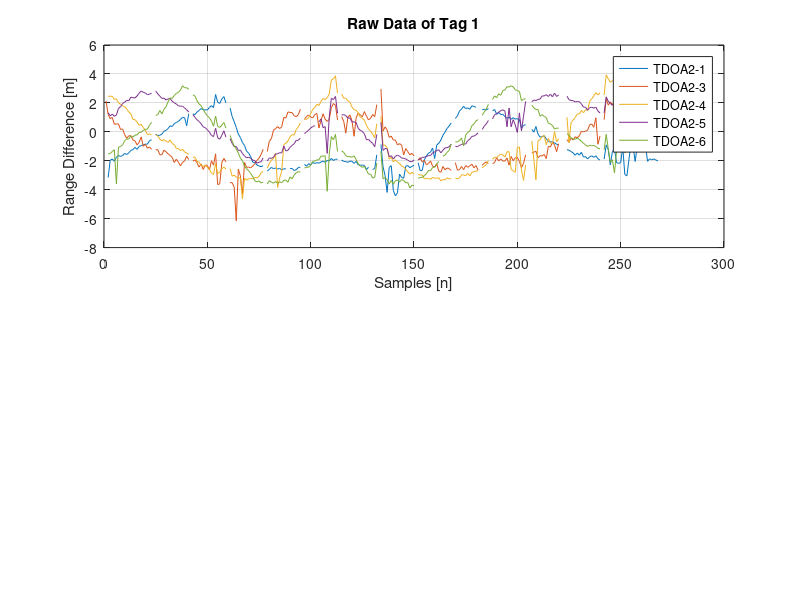

This figure's MATLAB source: (Note: this script raises an error after producing the figure.)
clear all, clc, close all


% Loading data
load("Project_data.mat")

parameters.xmin = (floor(min(AP(:,1))) - 1); parameters.ymin = (floor(min(AP(:,2))) - 1);
parameters.xmax =  (ceil(max(AP(:,1))) + 1); parameters.ymax =  (ceil(max(AP(:,2))) + 1);
parameters.numberOfAP = size(AP,1);
parameters.samplingTime=0.1;
AP = AP(:,1:2); % Removes Z axis

% Z-Score or Standard Score: Calculate the Z-score for each data. High Z
% point means it is a outlier

tag = 1;
% To display data before pre-process and after
subplot(2,1,1)
for j = 1:5
    plot(rho{tag}(j,:))
    hold on
end
grid on
legend('TDOA2-1','TDOA2-3','TDOA2-4','TDOA2-5','TDOA2-6')
title("Raw Data of Tag 1")
ylabel("Range Difference [m]")
xlabel("Samples [n]")

%% Preprocess
for i=1:4
    z_scores = zscore(rho{i});
    threshold = 2;

    % Identify and replace outliers with NaN values
    rho{i}(abs(z_scores) > threshold) = NaN;

    % To fill NaN values
    ranges{i,1}= inpaint_nans(rho{i});

end
%% Data display
subplot(2,1,2)
for j = 1:5
    plot(ranges{tag}(j,:))
    hold on
end
grid on
title("Processed Data of Tag 1")
legend('TDOA2-1','TDOA2-3','TDOA2-4','TDOA2-5','TDOA2-6')
ylabel("Range Difference [m]")
xlabel("Samples [n]")
%% Calculating standard deviation for each array in the cells
parameters.sigmaTDOA  = cellfun(@(x) std(x, 0, 2), ranges, 'UniformOutput', false);


%% Creating a grid of evaluation points to sample the scenario from Lab1
x = linspace( parameters.xmin , parameters.xmax , 100);
y = linspace( parameters.ymin , parameters.ymax , 100);

parameters.numberOfTags = size(ranges,1);
likelihood = zeros(parameters.numberOfTags, parameters.numberOfAP , length(x) , length(y) );
meansArray = zeros(parameters.numberOfTags, 2);
for tag = 1:4
    uhat = zeros(size(ranges{tag},2),2);
    for t= 1: size(ranges{tag},2)
        for a = 1:6
            % evaluate the likelihood in each evaluation point
            for i = 1:1:length(x)
                for j = 1:1:length(y)
                    if a~=2
                        if a == 1
                            likelihood(tag,a,i,j) =evaluateLikelihoodTDOA ( parameters.sigmaTDOA{tag}(a) , ranges{tag}(a,t), AP(2,:) , AP(a,:) , [x(i) , y(j)]);
                        else
                            likelihood(tag,a-1,i,j) =evaluateLikelihoodTDOA ( parameters.sigmaTDOA{tag}(a-1) , ranges{tag}(a-1,t), AP(2,:) , AP(a,:) , [x(i) , y(j)]);
                        end
                    end

                end %j
            end %i
        end %a
        %% Computing the maximum likelihood and plot it
        maximumLikelihood = ones(length(x),length(y));

        for a= [1 3 4 5 6]
            if a == 1
                maximumLikelihood = maximumLikelihood .* squeeze(likelihood(tag,a,:,:));
            else
                maximumLikelihood = maximumLikelihood .* squeeze(likelihood(tag,a-1,:,:));
            end
        end
        %  plotMaximumlikelihood( parameters, AP , x , y , maximumLikelihood , 'TDOA')

        %% Evaluating the UE estimated position
        maxValue = max( maximumLikelihood(:));
        [xhat , yhat] = find(maximumLikelihood == maxValue);
        uhat(t,1) = x(xhat(1));
        uhat(t,2) = y(yhat(1));
    end %t
    for i = 1:parameters.numberOfTags
        meansArray(tag,:) = mean(uhat(1:end,:),1);
    end
    locations{tag} = uhat;
end %tag

%% Loading data if needed
%load('workspace2.mat')
%% Low pass filter
sigma = 3;  % Standard deviation of the Gaussian kernel

for tag = 1:4
    for i=1:2
        array = locations{tag}(:,i);
        locations{tag}(:,i) = imgaussfilt(array, sigma);
    end
end

%% Ploting Tracks
markerSize = 10; % Adjust the size according to your preference
for ap = 1:6
    plot(AP(ap, 1), AP(ap, 2),  '^', 'MarkerSize', markerSize, 'MarkerFaceColor', 'red','HandleVisibility', 'off')
    hold on
end
rectangle('Position', [min(AP(:,1)) min(AP(:,2)) max(AP(:,1))-min(AP(:,1)) max(AP(:,2))-min(AP(:,2))], 'EdgeColor', 'blue', 'LineWidth', 2);

for tag = 1:4
    plot(locations{tag}(:,1), locations{tag}(:,2))
    legend
    hold on
end
legend('Tag 1', 'Tag 2', 'Tag 3', 'Tag 4')
xlabel('m')
ylabel('m')
grid on

%% EKF with Random Walk and Random Force
% EKF with Random Walk Model (position estimates)
parameters.sigma_v = 0.25;
T = 0.1; % Sampling Time

% Motion model
F = eye(2);
Q = (T*parameters.sigma_v)^2 * eye(2);

parameters.UE_init = [10, 10];
parameters.UE_init_COV = diag([100^2 100^2]);

fig = figure;
fig.WindowState = 'maximized';
for i = 1:parameters.numberOfTags
    tic
    R = diag(parameters.sigmaTDOA{i}(1:end));
    parameters.simulationTime = size(ranges{i},2);
    x_hat = EKF(parameters, AP, F, Q, R, ranges{i}, "Random Walk");
    ekfRW_ev_time(i) = toc;
    subplot(2,1,1)
    plot(x_hat(:,1), x_hat(:,2)), hold on

    % distance error
    DeltaPosition_KF = meansArray(i,:) - x_hat(1:end,1:2); a = 1;
    err_KF = sqrt( sum ( DeltaPosition_KF.^2,2 ) );
    t = a*parameters.samplingTime:parameters.samplingTime:parameters.samplingTime*parameters.simulationTime;

    subplot(2,1,2)
    plot(t , err_KF ), hold on
end
subplot(2,1,1)
grid minor
xlabel('x [m]'); ylabel('y [m]');
title('Tracking with EKF - Random Walk Model');
legend('Tag 1', 'Tag 2', 'Tag 3', 'Tag 4');
subplot(2,1,2)
grid minor
xlabel('time [s]'), ylabel('m'), title('Position Error for the Final Position');
legend('Tag 1', 'Tag 2', 'Tag 3', 'Tag 4');


%% EKF with Random Force Model (position + velocity estimates)
parameters.sigma_a = 0.05; % std of random accelaration
% Motion model
F = [1, 0, T, 0;
    0, 1, 0, T;
    0, 0, 1, 0
    0, 0, 0, 1];
L = [0.5*T^2 0; 0 0.5*T^2; T 0; 0 T];
Q = parameters.sigma_a^2 * (L * L');

parameters.UE_init = [10, 10, 0, 0];
parameters.UE_init_COV = diag([10000^2 10000^2 100^2 100^2]);
fig = figure;
fig.WindowState = 'maximized';
for i = 1:parameters.numberOfTags

    tic
    R = diag(parameters.sigmaTDOA{i}(1:end));
    parameters.simulationTime = size(ranges{i},2);
    x_hat = EKF(parameters, AP, F, Q, R, ranges{i}, "Random Force");
    ekfRF_ev_time(i) = toc;

    subplot(3,1,1)
    plot(x_hat(:,1), x_hat(:,2))
    title(sprintf('EKF - Random Force: Position Estimate '))
    xlabel('x [m]')
    ylabel('y [m]')
    grid minor
    legend('Tag 1', 'Tag 2', 'Tag 3', 'Tag 4')
    hold on

    t = parameters.samplingTime:parameters.samplingTime:parameters.samplingTime*parameters.simulationTime;
    subplot(3,1,2)
    plot(t, x_hat(:,3)), hold on
    plot(t, x_hat(:,4))
    xlabel('time [s]')
    ylabel('velocity [m/s]')
    legend('tag1 v_x',' tag1 v_y','tag2 v_x',' tag2 v_y','tag3 v_x',' tag3 v_y','tag4 v_x',' tag4 v_y')
    title(sprintf('EKF - Random Force: Velocity Estimate'))

    grid minor,
    ylim([-1 1]), hold on,

    % distance error
    DeltaPosition_KF = meansArray(i,:) - x_hat(1:end,1:2); a = 1;
    err_KF = sqrt( sum ( DeltaPosition_KF.^2,2 ) );
    t = a*parameters.samplingTime:parameters.samplingTime:parameters.samplingTime*parameters.simulationTime;

    subplot(3,1,3)
    plot(t , err_KF )
    grid minor
    xlabel('time [s]'), ylabel('m'), title(sprintf('Position Error for the Final Position'));
    legend('Tag 1', 'Tag 2', 'Tag 3', 'Tag 4')
    hold on
end
